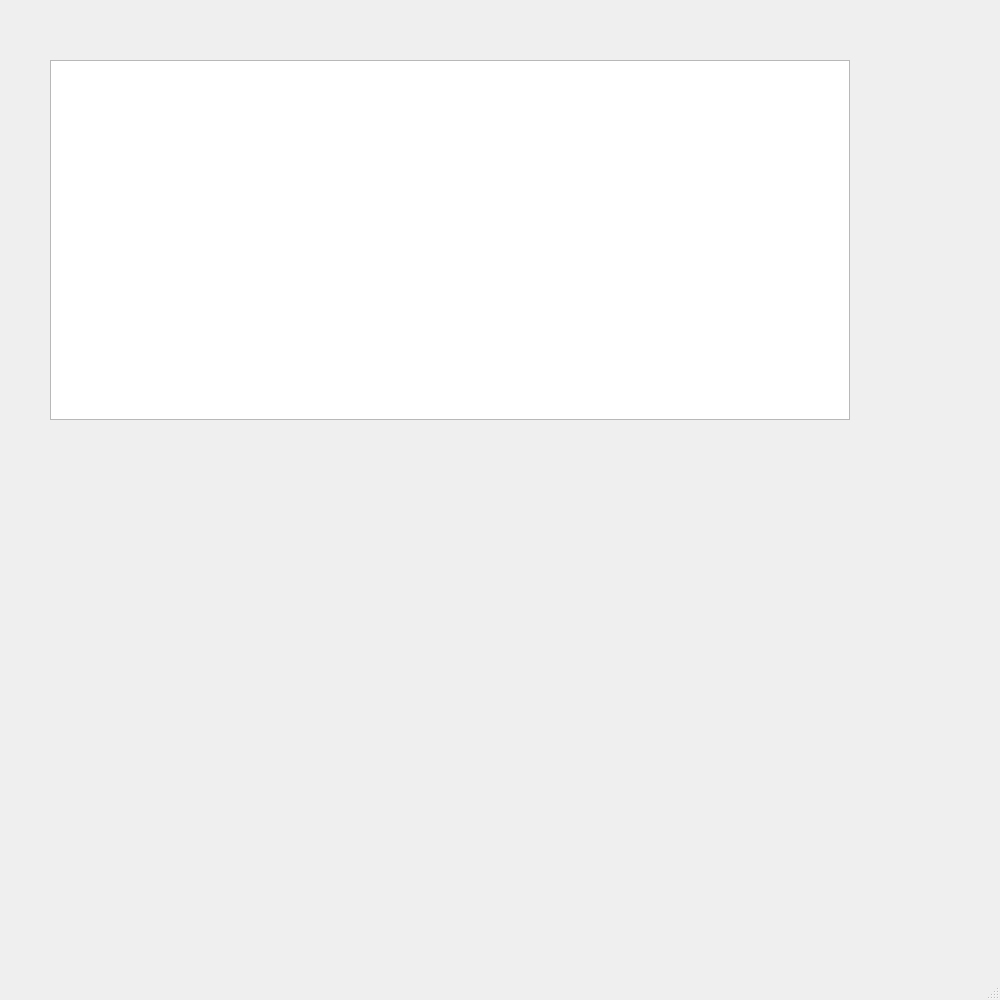
<?xml version="1.0" encoding="UTF-8"?>
<ui version="4.0">
 <class>MainWindow</class>
 <widget class="QMainWindow" name="MainWindow">
  <property name="geometry">
   <rect>
    <x>0</x>
    <y>0</y>
    <width>1000</width>
    <height>1000</height>
   </rect>
  </property>
  <property name="windowTitle">
   <string>MainWindow</string>
  </property>
  <widget class="QWidget" name="centralwidget">
   <widget class="QGraphicsView" name="graphicsView">
    <property name="geometry">
     <rect>
      <x>50</x>
      <y>60</y>
      <width>800</width>
      <height>360</height>
     </rect>
    </property>
   </widget>
  </widget>
  <widget class="QMenuBar" name="menubar">
   <property name="geometry">
    <rect>
     <x>0</x>
     <y>0</y>
     <width>1000</width>
     <height>21</height>
    </rect>
   </property>
  </widget>
  <widget class="QStatusBar" name="statusbar"/>
 </widget>
 <resources/>
 <connections/>
</ui>
